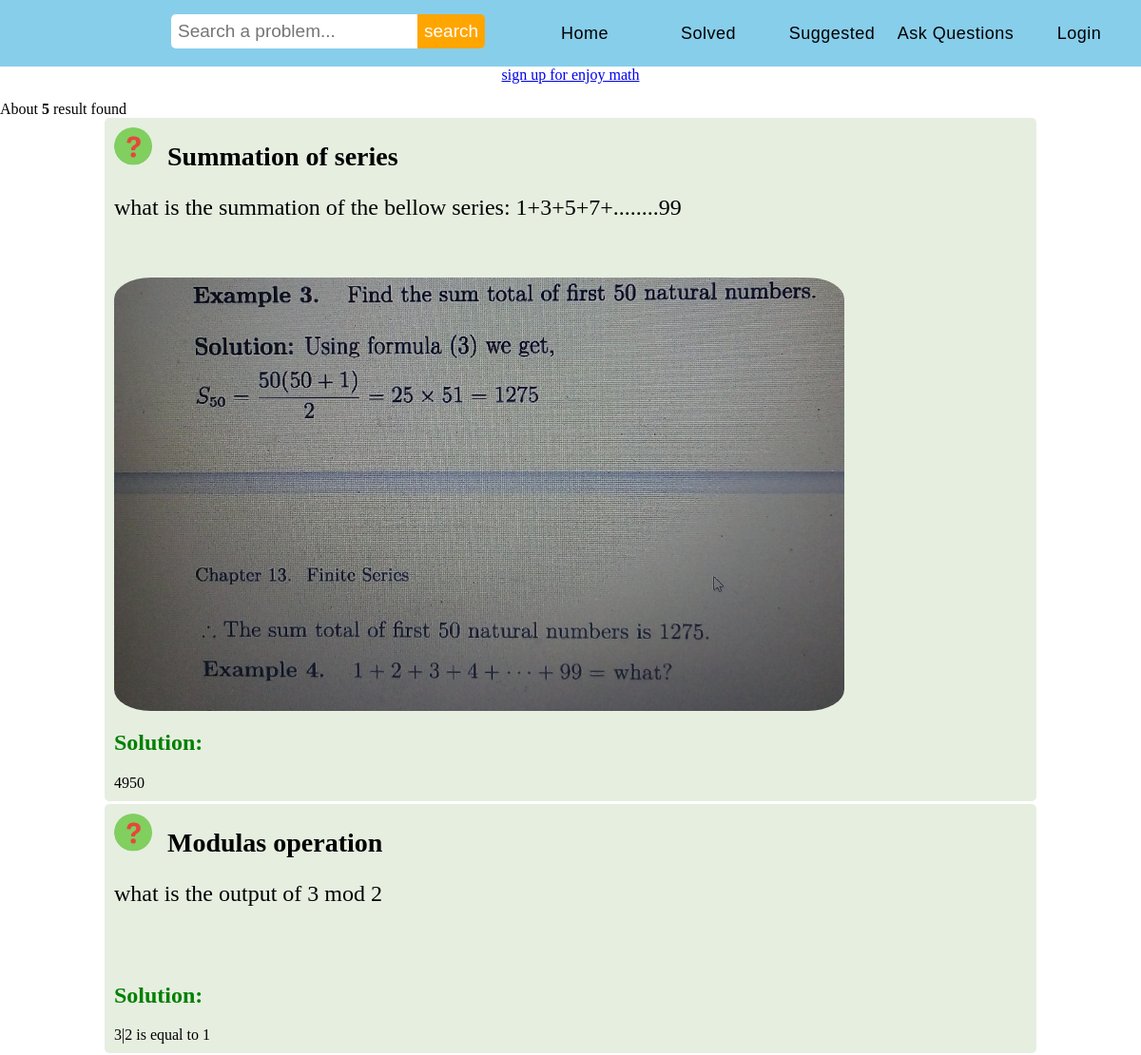
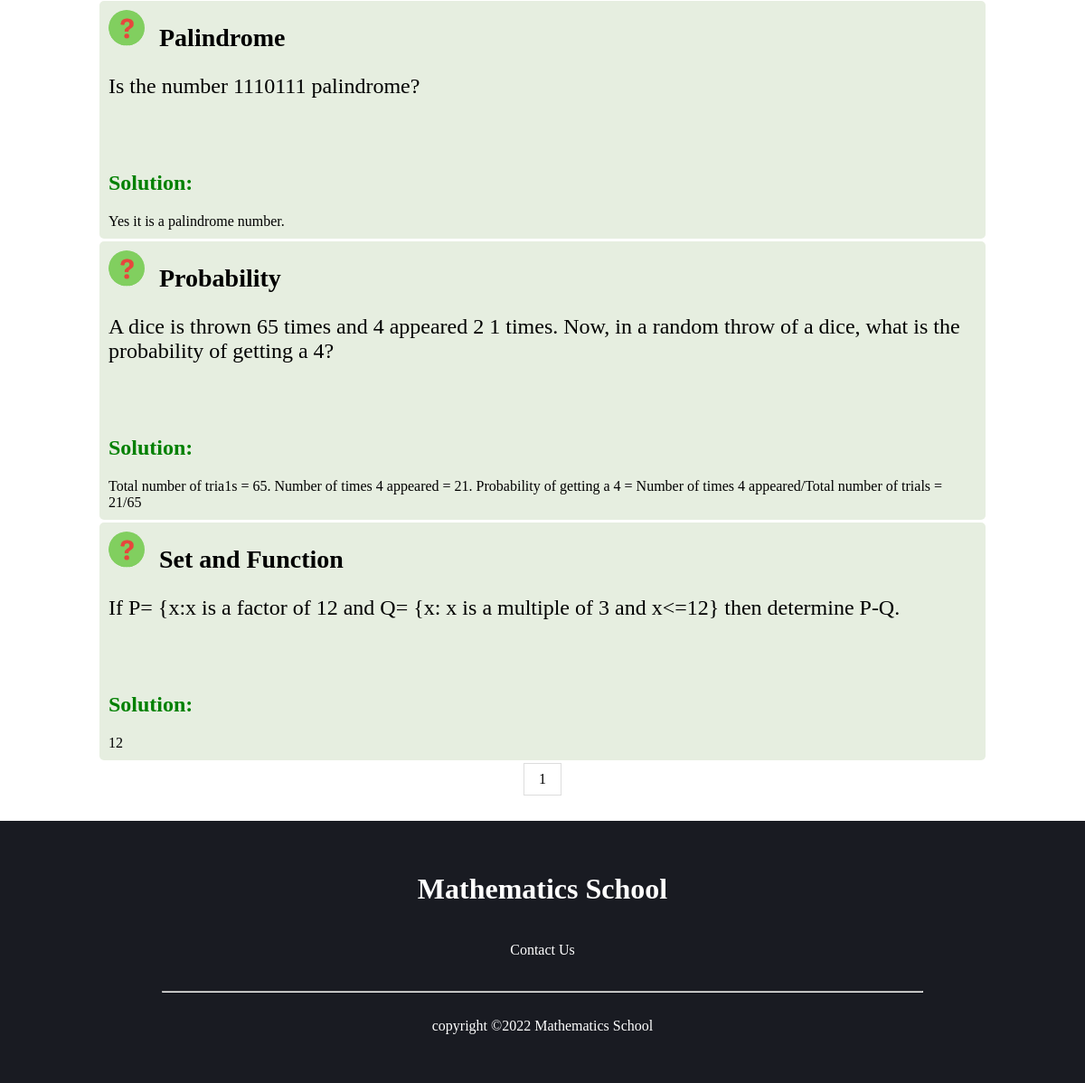
/solved_problem.php, run on the app's committed database (2 pictures, top to bottom).
### tables this page shows
CREATE TABLE `problem` (
  `prob_id` int(10) NOT NULL,
  `prob_heading` varchar(20) NOT NULL,
  `prob_description` varchar(200) NOT NULL,
  `prob_pic` varchar(30) NOT NULL,
  `submit_by` varchar(30) NOT NULL
);

CREATE TABLE `solution` (
  `solution_id` int(10) NOT NULL,
  `solution` varchar(1000) NOT NULL,
  `solution_pic` varchar(100) NOT NULL,
  `submit_by` varchar(30) NOT NULL
);

### solved_problem.php (the view, shortened to what this page needs)
<?php
include("includes\database_connection_config.php");
?>
<html>
    <head>
		  <link href="stylesheet\style.css?v=<?php echo time();?>" rel="stylesheet" >
		  <link rel="stylesheet" href="path/to/font-awesome/css/font-awesome.min.css">
	</head>
	<body>
	<?php
	   require('includes\menubar.php');
	   if(isset($_COOKIE['current_user_email'])){
		   echo '<div>
				  </div>';
	   }
	   else {
		   echo '<center> <a href="signup.php">sign up for enjoy math </a> </center> <br>';
	   }
	   $problem_per_page=10;
	   $sql="SELECT problem.prob_id, problem.prob_heading, problem.prob_pic, problem.prob_description FROM problem, solution WHERE problem.prob_id = solution.solution_id ";
	   $run_query=mysqli_query($con,$sql);
	   $number_of_problem=mysqli_num_rows($run_query);
	   echo "About <b>" .$number_of_problem . " </b> result found";
	   echo "<br>";
	   $num_of_page=ceil($number_of_problem/$problem_per_page);
while($row = mysqli_fetch_array($run_query)) {
	?>
	<div id="problem_stucture" style="background: #E6EEE0;width:80%;margin:auto;padding:10px;border-radius:5px;margin-bottom:3px;">
	<?php
	echo ' <img src="logo/problem_icon.jpg" alt="problem" width="40" height="40" style="display: inline; border-radius: 50%; "> ';
    echo '<p style="font-size:28px;margin-bottom:1px;padding:1px;display:inline;"> <b>' . $row['prob_heading'] . ' </b> </p> <br>';
    echo '<p style="font-size:24px;font-family:verdana;">' . $row['prob_description'] . "</p> <br>";
				 $pic=$row['prob_pic'];
				 echo "<br>";
				 if($pic=='')
				 {
				 }
				 else
				 {
				 ?>
				 <image src="logo\problem_pic\<?php echo $pic; ?>" width="80%" style="border-radius:5%;"><br>
				<?php
					}
	?>
    <div id="solution">
    	  	<h2 style="color: green; font: italic;"> Solution: </h2>
    	  	<?php
    	  	$r1=$row['prob_id'];
    	  	$solution_sql="SELECT * FROM solution WHERE solution_id ='$r1' ";
    	  	$output=mysqli_query($con, $solution_sql);
    	  	if(mysqli_num_rows($output)==1)
    	  		{
    	  			while($row=mysqli_fetch_array($output))
    	  				{
    	  					echo $row['solution'];
    	  				}
    	  		}
    	  		else
    	  		{
    	  			echo "No solution found. Are you interested to <a href=submit_ans.php> Answer  <a> this question? <a href=submit_ans.php?id=" . $r1 . "> Answer now  <a> ";
    	  		}
    	  	?>
    	  </div>
    </div>
	<?php
}
echo '<div style="text-align:center;" >';
    echo '<div class="pagination" style="display:inline-block;">';
for($page=1;$page<=$num_of_page;$page++) {
  echo ' <a style="color: black;
  float: left;
  padding: 8px 16px;
  text-decoration: none;
  transition: background-color .3s;
  border: 1px solid #ddd;
  margin: 0 4px;" href="index.php?page=' . $page . '">' . $page . '  </a> ';
}
echo '</div>';
echo "</div>";
echo '<br>';
	include 'includes\footer.php';
	?>
	</body>
</html>

### includes/menubar.php (shortened to what this page needs)
 <link rel="stylesheet" href="path/to/font-awesome/css/font-awesome.min.css">
	<nav class="menu">
	       	<ul>
			<?php
			        if(isset($_COOKIE['current_user_email'])){
			?>
	<script>
/* When the user clicks on the button,
toggle between hiding and showing the dropdown content */
function myFunction() {
  document.getElementById("myDropdown").classList.toggle("show");
}
// Close the dropdown if the user clicks outside of it
window.onclick = function(event) {
  if (!event.target.matches('.dropbtn')) {
    var dropdowns = document.getElementsByClassName("dropdown-content");
    var i;
    for (i = 0; i < dropdowns.length; i++) {
      var openDropdown = dropdowns[i];
      if (openDropdown.classList.contains('show')) {
        openDropdown.classList.remove('show');
      }
    }
  }
}
</script>
                     <li>
                     	<a href="profile.php">
 							<?php
 							$email=$_COOKIE['current_user_email'];
 							$userdata= "SELECT * from user_info WHERE Email = '$email' ";
 							$run_query=mysqli_query($con,$userdata);
	  					    $row=mysqli_fetch_assoc($run_query);
 							echo $row['Name'];
 							?>
 						</a>
					  </li>
					  <?php
					}
				 else{
					 echo'<li><a href="login.php">Login</a></li>';
				 }
			?>
		      <li> <a href="ask_question.php">Ask Questions</a> </li>
			  <li><a href="#">Suggested</a></li>
			  <li><a href="solved_problem.php">Solved</a></li>
			  <li><a href="index.php">Home</a></li>
		</ul>
		<form action="search_result.php" class="search-form" method="get" >
             <input type="text" placeholder="Search a problem..." name ="search_text">
			 <button class="search_button"> search </button>
		</form>
	</nav>

### includes/footer.php
<footer style="background:#191b22;color:white;margin-top:10px;">
	<br>
	<br>
	<center>
		<h1> Mathematics School </h1>
		<br>
		<a href="#" style="color:white;text-decoration:none;">Contact Us</a>
	</center>
	<br>
	<br>
	<hr style="margin:auto;color:gray;width:70%;margin-bottom:10px;">
	<br>
	<center>
	copyright ©<?php echo date('Y');?> Mathematics School <br>
	</center>
	<br> <br> <br>
</footer>

### solved_problem.php (style rules this page uses)
body { margin: 0px; }

### includes/menubar.php (style rules this page uses)
.menu { width:100%; height:70px; background:skyblue; overflow:auto; }
.menu ul { margin:0; padding:0; list-style:none; line-height:70px; }
.menu li { float:right; }
.menu ul li a { text-decoration:none; width:130px; display:block; text-align:center; color:black; font-size:18px; font-family:sans-serif; letter-spacing:0.5px; }
.search-form { margin-top:15px; float:left; margin-left:15%; }
.search-form input[type="text"] { padding:7px; border:none; font-size:19px; font-family:sans-serif; border-radius:5px 0 0 5px; }
.search_button { float:right; background:orange; color:white; border-radius:0 5px 5px 0; cursor:pointer; position:relative; padding:7px; font-family:sans-serif; border:none; font-size:19px; }

### data on the page
problem: prob_heading "Summation of series", prob_description "what is the summation of the bellow series: 1+3+5+7+........99", prob_pic (picture)
solution: solution "4950"
problem: prob_heading "Modulas operation", prob_description "what is the output of 3 mod 2"
solution: solution "3|2 is equal to 1"
problem: prob_heading "Palindrome", prob_description "Is the number 1110111 palindrome?"
solution: solution "Yes it is a palindrome number."
problem: prob_heading "Probability", prob_description "A dice is thrown 65 times and 4 appeared 2 1 times. Now, in a random throw of a dice, what is the probability of getting a 4?"
solution: solution "Total number of tria1s = 65. Number of times 4 appeared = 21. Probability of getting a 4 = Number of times 4 appeared/Total number of trials = 21/65"
problem: prob_heading "Set and Function", prob_description "If P= {x:x is a factor of 12 and Q= {x: x is a multiple of 3 and x<=12} then determine P-Q."
solution: solution "12"

### other printed values
$number_of_problem "5"
